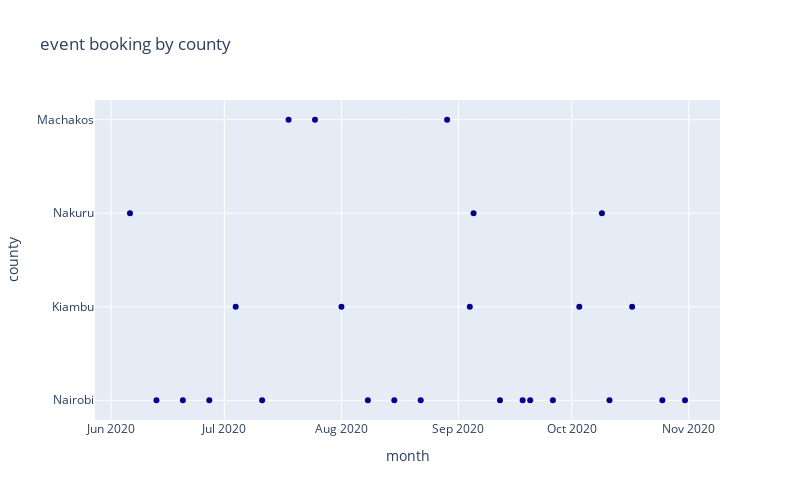

The code cell stored with this chart in its notebook:
### Code cell
px.scatter(df,              # our dataframe
       x="bookingdate",         # x will be the 'event' column of the dataframe
       y="county",   # y will be the 'bookingdate' column of the dataframe
       title=f"event booking by county",
       labels={"bookingdate": "month","county": "county"}, # the axis names
       color_discrete_sequence=["darkblue"], # the colors used
       height=500,
       width=800)

### Figure 1 — Plotly figure (JSON) as saved in the notebook; plotly's stock layout.template omitted (floating-point values rounded to 4 significant figures)
{"data": [{"hovertemplate": "month=%{x}<br>county=%{y}<extra></extra>", "legendgroup": "", "marker": {"color": "darkblue", "symbol": "circle"}, "mode": "markers", "name": "", "orientation": "v", "showlegend": false, "type": "scatter", "x": ["2020-10-31", "2020-10-25", "2020-10-17", "2020-10-11", "2020-10-09", "2020-10-03", "2020-09-26", "2020-09-20", "2020-09-18", "2020-09-12", "2020-09-05", "2020-09-04", "2020-08-29", "2020-08-22", "2020-08-15", "2020-08-08", "2020-08-01", "2020-07-25", "2020-07-18", "2020-07-11", "2020-07-04", "2020-06-27", "2020-06-20", "2020-06-13", "2020-06-06"], "xaxis": "x", "y": ["Nairobi", "Nairobi", "Kiambu", "Nairobi", "Nakuru", "Kiambu", "Nairobi", "Nairobi", "Nairobi", "Nairobi", "Nakuru", "Kiambu", "Machakos", "Nairobi", "Nairobi", "Nairobi", "Kiambu", "Machakos", "Machakos", "Nairobi", "Kiambu", "Nairobi", "Nairobi", "Nairobi", "Nakuru"], "yaxis": "y"}], "layout": {"height": 500, "legend": {"tracegroupgap": 0}, "title": {"text": "event booking by county"}, "width": 800, "xaxis": {"anchor": "y", "domain": [0, 1], "title": {"text": "month"}}, "yaxis": {"anchor": "x", "domain": [0, 1], "title": {"text": "county"}}}}
